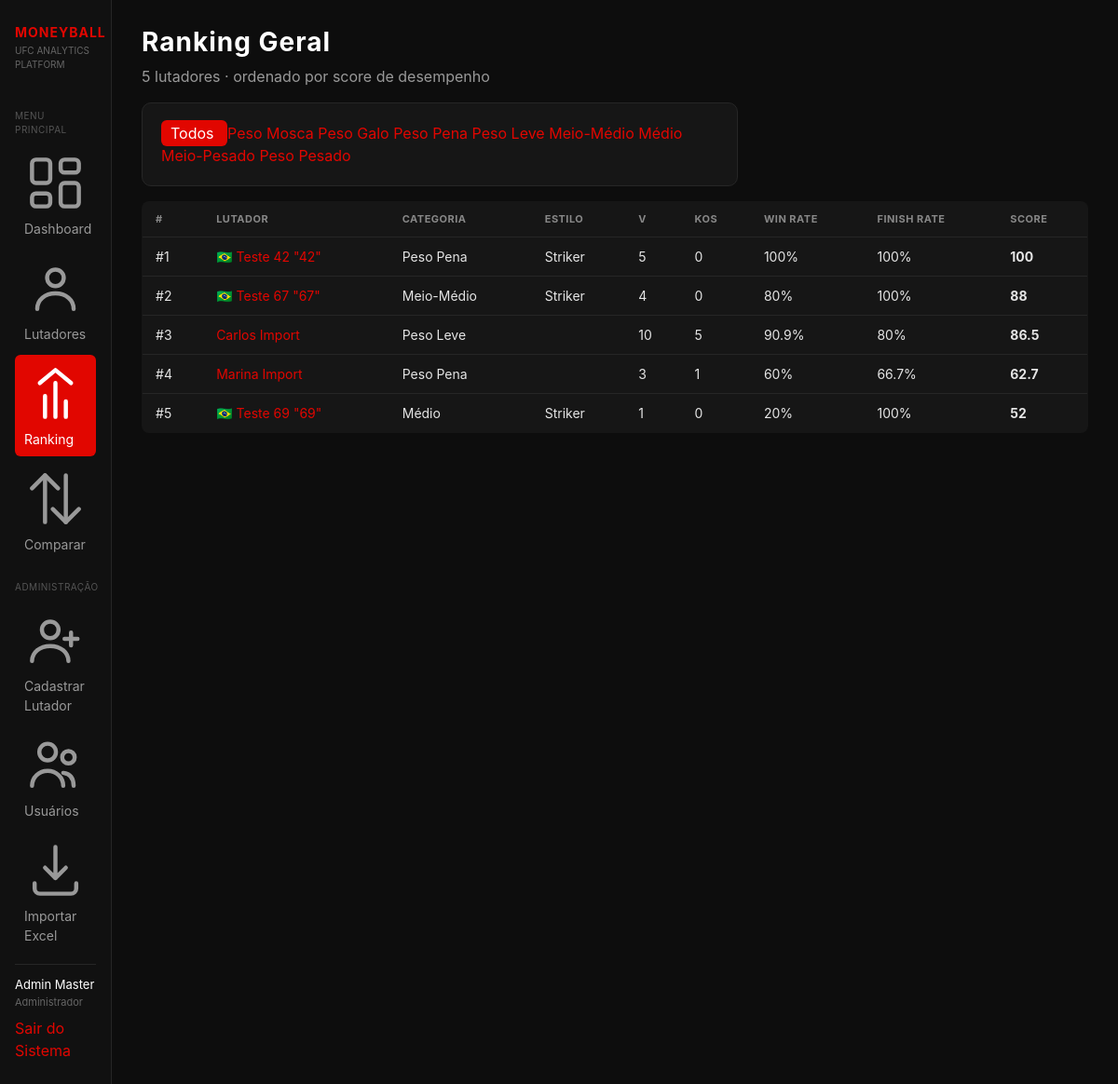
The app's page /moneyball/public/ranking.php (signed in) with its own data.
### tables this page shows
CREATE TABLE `lutadores` (
  `id` int(11) NOT NULL,
  `nome` varchar(100) NOT NULL,
  `apelido` varchar(50) DEFAULT NULL,
  `academia` varchar(100) DEFAULT NULL,
  `categoria_peso` varchar(50) NOT NULL,
  `estilo_luta` varchar(50) DEFAULT NULL,
  `pais` varchar(60) DEFAULT NULL,
  `bandeira_emoji` varchar(10) DEFAULT NULL,
  `idade` int(11) DEFAULT NULL,
  `altura_cm` int(11) DEFAULT NULL,
  `alcance_cm` int(11) DEFAULT NULL,
  `cadastrado_por` int(11) DEFAULT NULL,
  `criado_em` datetime DEFAULT current_timestamp()
);

### moneyball/includes/funcoes_ranking.php (called while the page is built, shortened)
<?php
function calcularRanking($conexao, $categoria = "Todos") {
    $sql = "
        SELECT
            l.*,
            COALESCE(SUM(e.vitorias), 0)      AS total_vitorias,
            COALESCE(SUM(e.derrotas), 0)      AS total_derrotas,
            COALESCE(SUM(e.empates), 0)       AS total_empates,
            COALESCE(SUM(e.kos), 0)           AS total_kos,
            COALESCE(SUM(e.finalizacoes), 0)  AS total_finalizacoes
        FROM lutadores l
        LEFT JOIN estatisticas e ON e.lutador_id = l.id
    ";
    $tipos = "";
    $sql .= " GROUP BY l.id";
    $stmt = mysqli_prepare($conexao, $sql);
    mysqli_stmt_execute($stmt);
    $lutadores = mysqli_fetch_all(mysqli_stmt_get_result($stmt), MYSQLI_ASSOC);
    foreach ($lutadores as &$lutador) {
        $totalLutas = $lutador["total_vitorias"] + $lutador["total_derrotas"] + $lutador["total_empates"];
        $winRate = $totalLutas > 0
            ? ($lutador["total_vitorias"] / $totalLutas) * 100
            : 0;
        $finalizacoesEKos = $lutador["total_kos"] + $lutador["total_finalizacoes"];
        $finishRate = $lutador["total_vitorias"] > 0
            ? ($finalizacoesEKos / $lutador["total_vitorias"]) * 100
            : 0;
        $score = ($winRate * 0.6) + ($finishRate * 0.4);
    }
    usort($lutadores, function ($a, $b) {
        return $b["score"] <=> $a["score"];
    });
    return $lutadores;
}

### moneyball/public/ranking.php (the view, shortened to what this page needs)
<?php
require_once __DIR__ . "/../config/conexao.php";
require_once __DIR__ . "/../includes/funcoes_ranking.php";
$categoria = isset($_GET["categoria"]) ? $_GET["categoria"] : "Todos";
$categorias = ["Todos", "Peso Mosca", "Peso Galo", "Peso Pena", "Peso Leve", "Meio-Médio", "Médio", "Meio-Pesado", "Peso Pesado"];
$ranking = calcularRanking($conexao, $categoria);
?>
<!DOCTYPE html>
<html lang="pt-br">
<head>
    <link rel="stylesheet" href="../css/style.css">
</head>
<body>
<div class="layout">
    <?php include __DIR__ . "/../includes/menu.php"; ?>
    <main class="conteudo">
    <h1>Ranking Geral</h1>
    <p><?php echo count($ranking); ?> lutadores · ordenado por score de desempenho</p>
    <form method="GET" action="ranking.php">
        <?php foreach ($categorias as $c): ?>
            <a href="ranking.php?categoria=<?php echo urlencode($c); ?>"
               class="<?php echo ($categoria === $c) ? 'ativo' : ''; ?>">
                <?php echo htmlspecialchars($c); ?>
            </a>
        <?php endforeach; ?>
    </form>
    <table>
        <tr>
            <th>#</th>
            <th>Lutador</th>
            <th>Categoria</th>
            <th>Estilo</th>
            <th>V</th>
            <th>KOs</th>
            <th>Win Rate</th>
            <th>Finish Rate</th>
            <th>Score</th>
        </tr>
        <?php
        $posicao = 1;
        foreach ($ranking as $lutador):
        ?>
            <tr>
                <td>#<?php echo $posicao; ?></td>
                <td>
                    <?php echo htmlspecialchars($lutador["bandeira_emoji"]); ?>
                    <a href="lutador_detalhe.php?id=<?php echo $lutador["id"]; ?>">
                        <?php echo htmlspecialchars($lutador["nome"]); ?>
                        <?php if ($lutador["apelido"]): ?>
                            "<?php echo htmlspecialchars($lutador["apelido"]); ?>"
                        <?php endif; ?>
                    </a>
                </td>
                <td><?php echo htmlspecialchars($lutador["categoria_peso"]); ?></td>
                <td><?php echo htmlspecialchars($lutador["estilo_luta"]); ?></td>
                <td><?php echo $lutador["total_vitorias"]; ?></td>
                <td><?php echo $lutador["total_kos"]; ?></td>
                <td><?php echo $lutador["win_rate"]; ?>%</td>
                <td><?php echo $lutador["finish_rate"]; ?>%</td>
                <td><strong><?php echo $lutador["score"]; ?></strong></td>
            </tr>
        <?php
            $posicao++;
        endforeach;
        ?>
    </table>
    </main>
</div>
</body>
</html>

### moneyball/css/style.css (style rules this page uses)
* { margin: 0; padding: 0; box-sizing: border-box; }
body { background-color: #0d0d0d; color: #e5e5e5; font-family: -apple-system, "Segoe UI", Roboto, Arial, sans-serif; padding: 24px 32px; line-height: 1.5; }
h1 { color: #ffffff; font-size: 28px; letter-spacing: 1px; margin-bottom: 4px; }
p { color: #999999; margin-bottom: 8px; }
a { color: #e10600; text-decoration: none; }
form { background-color: #161616; border: 1px solid #262626; border-radius: 10px; padding: 20px; margin: 16px 0; max-width: 640px; }
table { width: 100%; border-collapse: collapse; background-color: #161616; border: 1px solid #262626; border-radius: 8px; overflow: hidden; margin: 12px 0; }
th, td { text-align: left; padding: 10px 14px; border-bottom: 1px solid #262626; font-size: 14px; }
th { color: #888888; text-transform: uppercase; font-size: 11px; letter-spacing: 0.5px; }
.ativo { color: #ffffff; background-color: #e10600; padding: 4px 10px; border-radius: 6px; }
body { padding: 0; }
.layout { display: flex; min-height: 100vh; }
.conteudo { flex-grow: 1; padding: 24px 32px; overflow-x: auto; }

### records on screen
lutadores: bandeira_emoji "🇧🇷", nome "Teste 42", apelido "42", categoria_peso "Peso Pena", estilo_luta "Striker", total_vitorias "5", total_kos "0", win_rate "100", finish_rate "100", score "100"
lutadores: bandeira_emoji "🇧🇷", nome "Teste 67", apelido "67", categoria_peso "Meio-Médio", estilo_luta "Striker", total_vitorias "4", total_kos "0", win_rate "80", finish_rate "100", score "88"
lutadores: nome "Carlos Import", categoria_peso "Peso Leve", total_vitorias "10", total_kos "5", win_rate "90.9", finish_rate "80", score "86.5"
lutadores: nome "Marina Import", categoria_peso "Peso Pena", total_vitorias "3", total_kos "1", win_rate "60", finish_rate "66.7", score "62.7"
lutadores: bandeira_emoji "🇧🇷", nome "Teste 69", apelido "69", categoria_peso "Médio", estilo_luta "Striker", total_vitorias "1", total_kos "0", win_rate "20", finish_rate "100", score "52"

### other values on screen
$_SESSION["usuario_nome"] "Admin Master"
count($ranking) "5"
$c "Todos"
$c "Peso Mosca"
$c "Peso Galo"
$c "Peso Pena"
$c "Peso Leve"
$c "Meio-Médio"
$c "Médio"
$c "Meio-Pesado"
$c "Peso Pesado"
